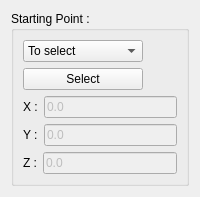
                    <widget class="QWidget" name="tab_22">
                     <attribute name="icon">
                      <iconset>
                       <normaloff>../Icons/WF_startPoint.svg</normaloff>../Icons/WF_startPoint.svg</iconset>
                     </attribute>
                     <attribute name="title">
                      <string>Start</string>
                     </attribute>
                     <layout class="QGridLayout" name="gridLayout_112">
                      <item row="0" column="0">
                       <widget class="QGroupBox" name="groupBox_22">
                        <property name="minimumSize">
                         <size>
                          <width>150</width>
                          <height>0</height>
                         </size>
                        </property>
                        <property name="title">
                         <string>Starting Point :</string>
                        </property>
                        <property name="flat">
                         <bool>false</bool>
                        </property>
                        <layout class="QGridLayout" name="gridLayout_113">
                         <item row="0" column="0">
                          <widget class="QComboBox" name="ObjTrans_comboBox_start">
                           <property name="enabled">
                            <bool>true</bool>
                           </property>
                           <property name="sizePolicy">
                            <sizepolicy hsizetype="MinimumExpanding" vsizetype="Fixed">
                             <horstretch>0</horstretch>
                             <verstretch>0</verstretch>
                            </sizepolicy>
                           </property>
                           <property name="minimumSize">
                            <size>
                             <width>100</width>
                             <height>0</height>
                            </size>
                           </property>
                           <property name="maximumSize">
                            <size>
                             <width>120</width>
                             <height>16777215</height>
                            </size>
                           </property>
                           <property name="currentIndex">
                            <number>3</number>
                           </property>
                           <property name="sizeAdjustPolicy">
                            <enum>QComboBox::AdjustToContentsOnFirstShow</enum>
                           </property>
                           <item>
                            <property name="text">
                             <string>Origin</string>
                            </property>
                           </item>
                           <item>
                            <property name="text">
                             <string>Base Obj.</string>
                            </property>
                           </item>
                           <item>
                            <property name="text">
                             <string>Center Obj.(s)</string>
                            </property>
                           </item>
                           <item>
                            <property name="text">
                             <string>To select</string>
                            </property>
                           </item>
                           <item>
                            <property name="text">
                             <string>To define</string>
                            </property>
                           </item>
                          </widget>
                         </item>
                         <item row="1" column="0">
                          <widget class="QPushButton" name="ObjTrans_button_select_start">
                           <property name="enabled">
                            <bool>true</bool>
                           </property>
                           <property name="minimumSize">
                            <size>
                             <width>50</width>
                             <height>0</height>
                            </size>
                           </property>
                           <property name="maximumSize">
                            <size>
                             <width>120</width>
                             <height>16777215</height>
                            </size>
                           </property>
                           <property name="text">
                            <string>Select</string>
                           </property>
                          </widget>
                         </item>
                         <item row="2" column="0">
                          <layout class="QGridLayout" name="gridLayout_114">
                           <item row="0" column="0">
                            <layout class="QGridLayout" name="gridLayout_115">
                             <item row="0" column="0">
                              <widget class="QLabel" name="label_11">
                               <property name="text">
                                <string>X :</string>
                               </property>
                              </widget>
                             </item>
                             <item row="0" column="1">
                              <widget class="QLineEdit" name="ObjTrans_start_x">
                               <property name="enabled">
                                <bool>false</bool>
                               </property>
                               <property name="minimumSize">
                                <size>
                                 <width>90</width>
                                 <height>0</height>
                                </size>
                               </property>
                               <property name="maximumSize">
                                <size>
                                 <width>200</width>
                                 <height>16777215</height>
                                </size>
                               </property>
                               <property name="toolTip">
                                <string>Please Enter a new coordinate and type RETURN to validate!</string>
                               </property>
                               <property name="text">
                                <string>0.0</string>
                               </property>
                              </widget>
                             </item>
                            </layout>
                           </item>
                           <item row="1" column="0">
                            <layout class="QGridLayout" name="gridLayout_116">
                             <item row="0" column="0">
                              <widget class="QLabel" name="label_12">
                               <property name="text">
                                <string>Y :</string>
                               </property>
                              </widget>
                             </item>
                             <item row="0" column="1">
                              <widget class="QLineEdit" name="ObjTrans_start_y">
                               <property name="enabled">
                                <bool>false</bool>
                               </property>
                               <property name="minimumSize">
                                <size>
                                 <width>90</width>
                                 <height>0</height>
                                </size>
                               </property>
                               <property name="maximumSize">
                                <size>
                                 <width>200</width>
                                 <height>16777215</height>
                                </size>
                               </property>
                               <property name="toolTip">
                                <string>Please Enter a new coordinate and type RETURN to validate!</string>
                               </property>
                               <property name="text">
                                <string>0.0</string>
                               </property>
                              </widget>
                             </item>
                            </layout>
                           </item>
                           <item row="2" column="0">
                            <layout class="QGridLayout" name="gridLayout_117">
                             <item row="0" column="0">
                              <widget class="QLabel" name="label_13">
                               <property name="text">
                                <string>Z :</string>
                               </property>
                              </widget>
                             </item>
                             <item row="0" column="1">
                              <widget class="QLineEdit" name="ObjTrans_start_z">
                               <property name="enabled">
                                <bool>false</bool>
                               </property>
                               <property name="minimumSize">
                                <size>
                                 <width>90</width>
                                 <height>0</height>
                                </size>
                               </property>
                               <property name="maximumSize">
                                <size>
                                 <width>200</width>
                                 <height>16777215</height>
                                </size>
                               </property>
                               <property name="toolTip">
                                <string>Please Enter a new coordinate and type RETURN to validate!</string>
                               </property>
                               <property name="text">
                                <string>0.0</string>
                               </property>
                              </widget>
                             </item>
                            </layout>
                           </item>
                          </layout>
                         </item>
                        </layout>
                       </widget>
                      </item>
                     </layout>
                    </widget>
